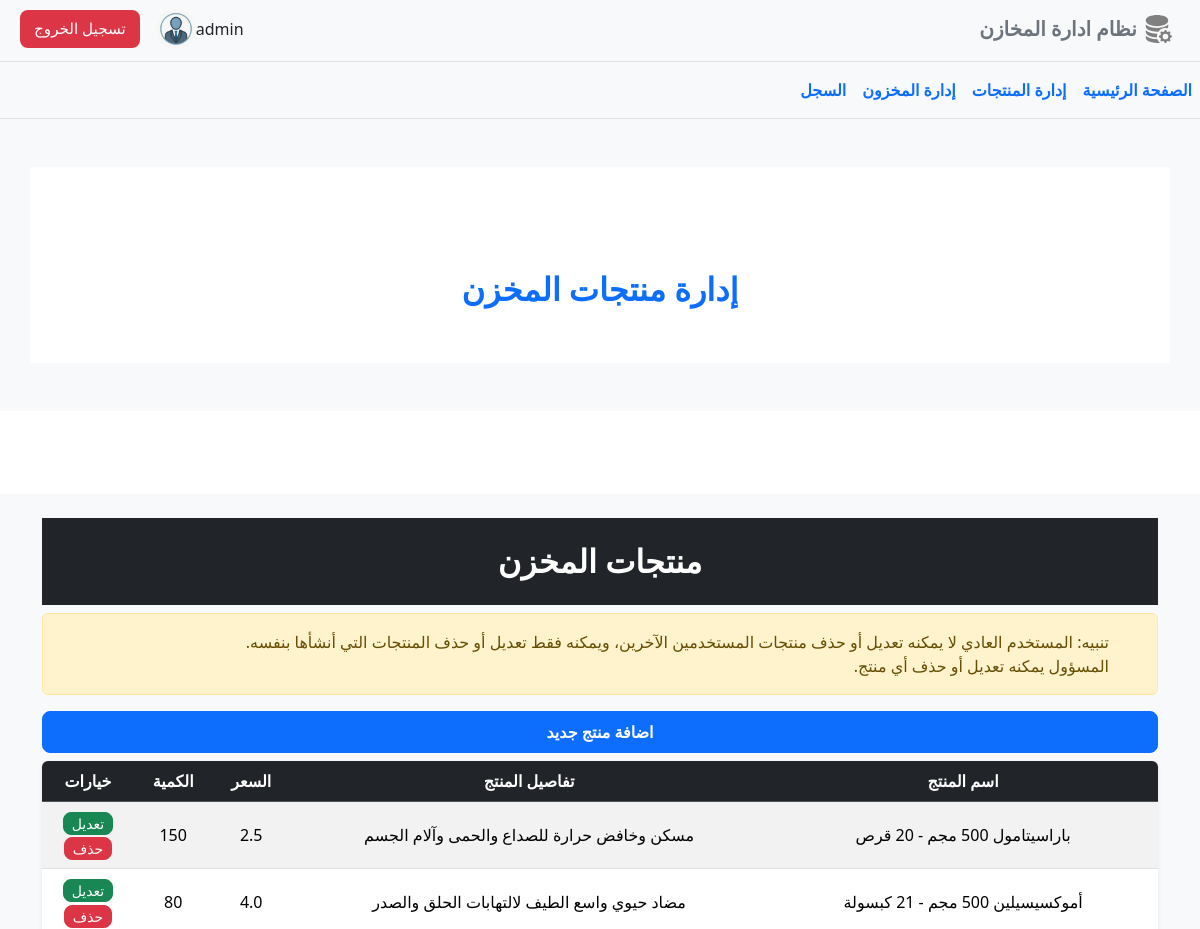
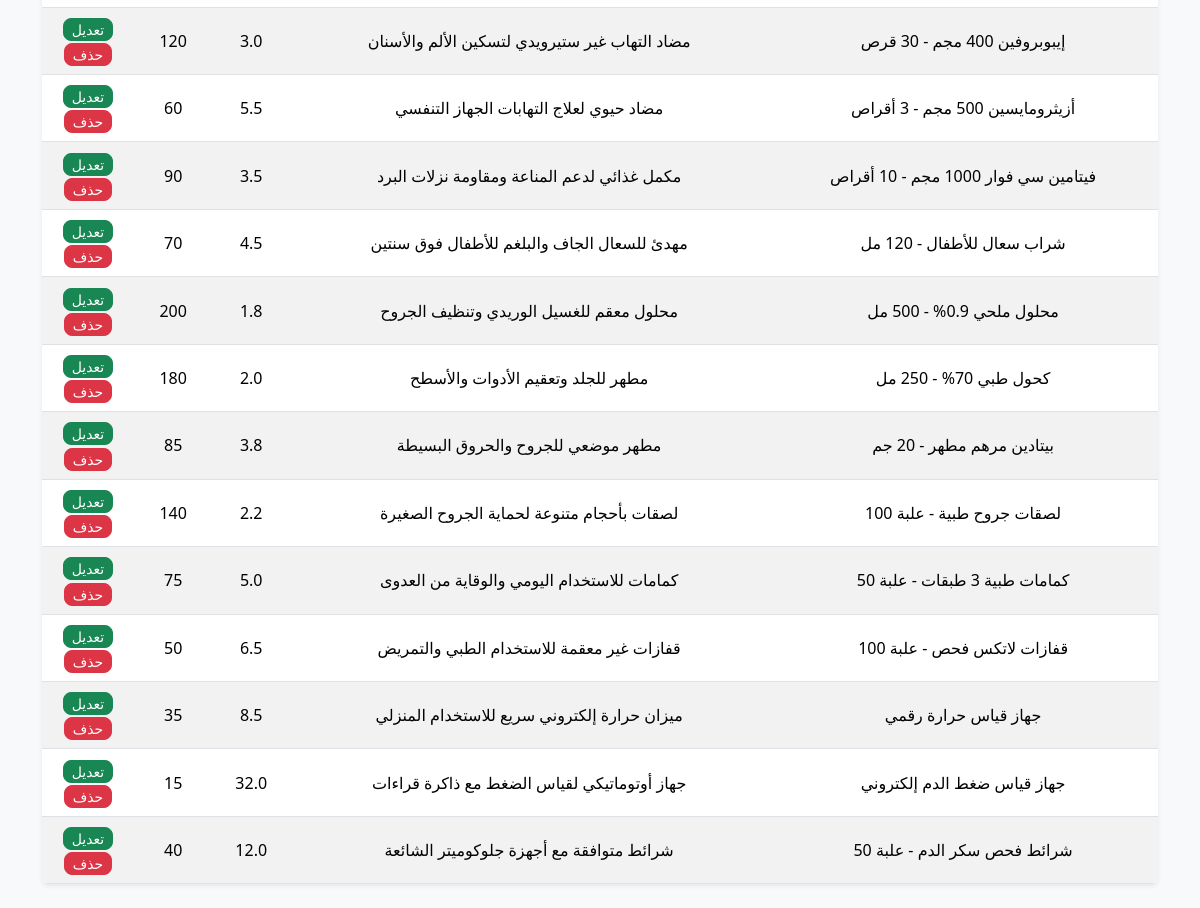
Page /products_management/ (signed in) on the committed database (2 pictures, top to bottom).
### tables this page shows
CREATE TABLE users (
  id INTEGER PRIMARY KEY AUTOINCREMENT,
  username TEXT UNIQUE NOT NULL,
  email TEXT,
  password TEXT NOT NULL
);

CREATE TABLE products (
    product_id   INTEGER PRIMARY KEY AUTOINCREMENT,
    name         TEXT    NOT NULL,
    price        REAL    NOT NULL,
    quantity     INTEGER    NOT NULL,
    description  TEXT,
    created_by   INTEGER NOT NULL,
    FOREIGN KEY (created_by) REFERENCES users(id)
);

### inventory_management/products_management.py (the view)
@bp.route('/')
@login_required
def index():
    form = ProductForm()
    db = get_db()
    products = db.execute(
        'SELECT * FROM products'
    ).fetchall()
    return render_template('products_management/index.html',products=products, form=form)

### inventory_management/auth.py (called while the page is built)
@bp.before_app_request
def load_logged_in_user():
    user_id = session.get('user_id')
    if user_id is None:
        g.user = None
    else:
        g.user = get_db().execute(
            'SELECT * FROM users WHERE id = ?', (user_id,)
        ).fetchone()

def login_required(view):
    @functools.wraps(view)
    def wrapped_view(**kwargs):
        if g.user is None:
            return redirect(url_for('auth.login'))
        return view(**kwargs)
    return wrapped_view

### inventory_management/db.py (called while the page is built)
def get_db():
    if 'db' not in g:
        g.db = sqlite3.connect(
            current_app.config['DATABASE'],
            detect_types=sqlite3.PARSE_DECLTYPES
        )
        g.db.row_factory = sqlite3.Row
    return g.db

### inventory_management/templates/products_management/index.html (shortened to what this page needs)
{% extends 'base.html' %}
{% block body %}
    <div class="container my-5" style="background-color: #FFFFFF;">
        <div class="logo-container" style="background-color: #FFFFFF;">
            <div class="logo-text my-0" style="color: #0d6efd;">
                <br> إدارة منتجات المخزن
            </div>
        </div>
    </div>
    <div class="section-divider">
        <svg viewBox="0 0 1440 100">
            <path fill="#ffffff" d="M0,0 L1440,0 L1440,100 L0,100 Z"></path>
        </svg>
    </div>
    <section class="container-fluid py-4 bg-light">
        <div class="container">
            <div class="container-fluid bg-dark">
                <h2 class="text-center h5 py-4" style="color:#FFFFFF; font-weight: 700; font-size:2rem;">منتجات المخزن
                </h2>
            </div>
                  <div class="alert alert-warning alert-dismissible fade show" role="alert">
                    تنبيه: المستخدم العادي لا يمكنه تعديل أو حذف منتجات المستخدمين الآخرين، ويمكنه فقط تعديل أو حذف المنتجات التي أنشأها بنفسه.<br> المسؤول يمكنه تعديل أو حذف أي منتج.
                    </div>
            <a href="{{ url_for('products_management.add_product') }}"
                class="d-block w-100 text-center h5 py-2 rounded-3 btn btn-primary text-decoration-none"
                style="color:#FFFFFF; font-weight:700; font-size:medium;">
                اضافة منتج جديد
            </a>
            <div class="table-responsive shadow-sm rounded">
                <table class="table table-striped table-hover align-middle mb-0">
                    <thead class="table-dark text-center">
                        <tr>
                            <th scope="col">اسم المنتج</th>
                            <th scope="col">تفاصيل المنتج</th>
                            <th scope="col">السعر</th>
                            <th scope="col">الكمية</th>
                            <th scope="col">خيارات</th>
                        </tr>
                    </thead>
                    <tbody class="text-center">
                        {% for p in products%}
                        <tr>
                            <td>{{ p['name'] }}</td>
                            <td>{{ p['description'] }}</td>
                            <td>{{ p['price'] }}</td>
                            <td>{{ p['quantity'] }}</td>
                            {% if p['created_by'] == g.user['id'] or g.user['username'] == 'admin' %}
                            <td>
                                <a href="{{ url_for('products_management.edit_product', id=p['product_id']) }}"
                                    class="btn btn-sm rounded-3 py-0 btn-success text-decoration-none">تعديل</a>
                                <div class="col-auto">
                                    <form id="delete-form-{{ p['product_id'] }}" class="delete-form"
                                        action="{{ url_for('products_management.delete_product', id=p['product_id']) }}"
                                        method="POST">
                                        <button type="button" class="btn btn-sm rounded-3 py-0 btn-danger"
                                            data-bs-toggle="modal"
                                            data-bs-target="#confirmDeleteModal-{{ p['product_id'] }}">
                                            حذف
                                        </button>
                                    </form>
                                </div>
                            </td>
                            {% else %}
                            <td><p>-</p></td>
                            {% endif %}
                        </tr>
                        {% endfor %}
                    </tbody>
                </table>
            </div>
        </div>
    </section>
{% endblock %}

### inventory_management/templates/base.html (shortened to what this page needs)
<!doctype html>
<html lang="ar" dir="rtl">
<head>
  <link rel="stylesheet" href="{{ url_for('static', filename='css/bootstrap.min.css') }}">
  <link rel="stylesheet" href="{{ url_for('static', filename='css/bootstrap-icons.min.css') }}">
</head>
<body class="bg-light">
  {% if g.user %}
  <nav class="navbar navbar-expand-md bg-light border-bottom" aria-label="navbar">
    <div class="container-xxl">
      <a href="{{ url_for('homepage.index') }}" class="navbar-brand">
        <span class="fw-bold text-secondary">
          <img src="{{ url_for('static', filename='icons/database-fill-gear.svg') }}" alt="database-fill-gear.svg" height="30px" width="30px" style="margin-bottom: 5px;">
          نظام ادارة المخازن
        </span>
      </a>
      <div class="collapse navbar-collapse justify-content-end " id="main-nav">
        <ul class="navbar-nav mb-1  align-items-center">
          <div class="d-flex align-items-center nav-item">
                      <span class="me-2">{{g.user['username']}}</span>
                      <img src="{{ url_for('static', filename='images/user_avatar.png') }}" alt="avatar" width="40"
                          height="40" class="rounded-circle">
          </div>
          <a href="{{ url_for('auth.logout') }}" class="btn btn-danger rounded-3 text-nowrap ms-2 me-3 nav-item" style=" color: #ffffff; border: none;
              padding: 7px 14px; font-size: 0.95rem; height: 38px;">تسجيل الخروج</a>
        </ul>
      </div>
    </div>
  </nav>
  {% endif %}
  <nav class="navbar navbar-expand border-bottom mb-3" aria-label="Second navbar example">
    <ul class="navbar-nav p-0 justify-content-center ">
      <li class="nav-item"><a class="nav-link active text-nowrap fz-6 fw-bold" style="color:#0d6efd"
          href="{{ url_for('homepage.index') }}" >الصفحة الرئيسية </a></li>
          <li class="nav-item"><a class="nav-link active text-nowrap fz-6 fw-bold" style="color:#0d6efd"
          href="{{ url_for('products_management.index') }}">إدارة المنتجات</a></li>
          <li class="nav-item"><a class="nav-link active text-nowrap fz-6 fw-bold" style="color:#0d6efd"
          href="{{ url_for('movements.index') }}">إدارة المخزون</a></li>
          <li class="nav-item"><a class="nav-link active text-nowrap fz-6 fw-bold" style="color:#0d6efd"
          href="{{ url_for('movements.history') }}">السجل</a></li>
    </ul>
  </nav>
  {% block body %}{% endblock %}
</body>
</html>

### inventory_management/templates/base.html (style rules this page uses)
.logo-container { background-color: #212529; color: white; text-align: center; padding: 50px; border-radius: 15px; }
.logo-text { font-size: 2rem; font-weight: bold; }

### rows in the picture
users: user.username "admin"
products: name "باراسيتامول 500 مجم - 20 قرص", description "مسكن وخافض حرارة للصداع والحمى وآلام الجسم", price "2.5", quantity "150"
products: name "أموكسيسيلين 500 مجم - 21 كبسولة", description "مضاد حيوي واسع الطيف لالتهابات الحلق والصدر", price "4.0", quantity "80"
products: name "إيبوبروفين 400 مجم - 30 قرص", description "مضاد التهاب غير ستيرويدي لتسكين الألم والأسنان", price "3.0", quantity "120"
products: name "أزيثرومايسين 500 مجم - 3 أقراص", description "مضاد حيوي لعلاج التهابات الجهاز التنفسي", price "5.5", quantity "60"
products: name "فيتامين سي فوار 1000 مجم - 10 أقراص", description "مكمل غذائي لدعم المناعة ومقاومة نزلات البرد", price "3.5", quantity "90"
products: name "شراب سعال للأطفال - 120 مل", description "مهدئ للسعال الجاف والبلغم للأطفال فوق سنتين", price "4.5", quantity "70"
products: name "محلول ملحي 0.9% - 500 مل", description "محلول معقم للغسيل الوريدي وتنظيف الجروح", price "1.8", quantity "200"
products: name "كحول طبي 70% - 250 مل", description "مطهر للجلد وتعقيم الأدوات والأسطح", price "2.0", quantity "180"
products: name "بيتادين مرهم مطهر - 20 جم", description "مطهر موضعي للجروح والحروق البسيطة", price "3.8", quantity "85"
products: name "لصقات جروح طبية - علبة 100", description "لصقات بأحجام متنوعة لحماية الجروح الصغيرة", price "2.2", quantity "140"
products: name "كمامات طبية 3 طبقات - علبة 50", description "كمامات للاستخدام اليومي والوقاية من العدوى", price "5.0", quantity "75"
products: name "قفازات لاتكس فحص - علبة 100", description "قفازات غير معقمة للاستخدام الطبي والتمريض", price "6.5", quantity "50"
products: name "جهاز قياس حرارة رقمي", description "ميزان حرارة إلكتروني سريع للاستخدام المنزلي", price "8.5", quantity "35"
products: name "جهاز قياس ضغط الدم إلكتروني", description "جهاز أوتوماتيكي لقياس الضغط مع ذاكرة قراءات", price "32.0", quantity "15"
products: name "شرائط فحص سكر الدم - علبة 50", description "شرائط متوافقة مع أجهزة جلوكوميتر الشائعة", price "12.0", quantity "40"
